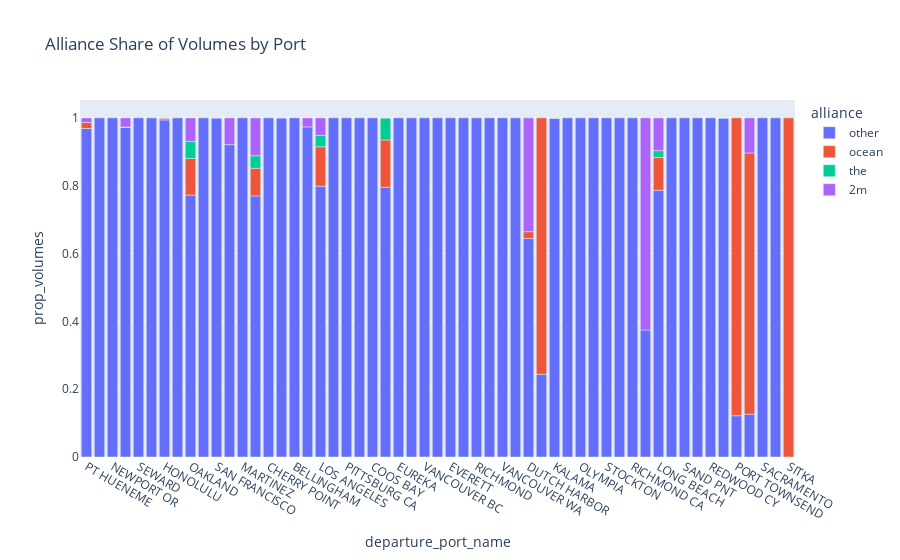

Notebook code cell kept with this figure:
### Code cell
df = (
    exports_lf
    #group by alliance and port
    .group_by('alliance', 'departure_port_name')
    .agg(pl.col('teus').sum())
    .with_columns((pl.col('teus')/pl.col('teus').sum().over('departure_port_name')).alias('prop_volumes'))
    .collect()
)

px.bar(
    df, x='departure_port_name', y='prop_volumes',
    color='alliance',
    title='Alliance Share of Volumes by Port')

### Figure 1 — Plotly figure (JSON) as saved in the notebook; plotly's stock layout.template omitted (floating-point values rounded to 4 significant figures)
{"data": [{"alignmentgroup": "True", "hovertemplate": "alliance=other<br>departure_port_name=%{x}<br>prop_volumes=%{y}<extra></extra>", "legendgroup": "other", "marker": {"color": "#636efa", "pattern": {"shape": ""}}, "name": "other", "offsetgroup": "other", "orientation": "v", "showlegend": true, "textposition": "auto", "type": "bar", "x": ["PT HUENEME", "CROCKETT", "NEWPORT OR", "PORTLAND OR", "SEWARD", "EL SEGUNDO", "HONOLULU", "ABERDEEN", "OAKLAND", "PITTSBURG", "SAN FRANCISCO", "BENICIA", "MARTINEZ", "SEATTLE", "CHERRY POINT", "SAN DIEGO", "BELLINGHAM", "ANCHORAGE", "LOS ANGELES", "PORT ANGELES", "PITTSBURG CA", "FERNDALE", "COOS BAY", "TACOMA", "EUREKA", "SELBY", "VANCOUVER BC", "ANACORTES", "EVERETT", "VALDEZ", "RICHMOND", "KETCHIKAN", "VANCOUVER WA", "ASTORIA", "DUTCH HARBOR", "ONTARIO", "KALAMA", "ABERDEEN WA", "OLYMPIA", "AFOGNAK", "STOCKTON", "KAHULUI", "RICHMOND CA", "KODIAK", "LONG BEACH", "WHITTIER", "SAND PNT", "HILO", "REDWOOD CY", "LONGVIEW", "PORT TOWNSEND", "DUTCH HBR", "SACRAMENTO", "NIKISKI"], "xaxis": "x", "y": [0.9688, 1, 1, 0.9717, 1, 1, 0.994, 1, 0.7722, 1, 0.9996, 0.9209, 1, 0.7696, 1, 0.9999, 1, 0.9733, 0.7986, 1, 1, 1, 1, 0.7953, 1, 1, 1, 1, 1, 1, 1, 1, 1, 1, 0.6442, 0.2438, 0.9992, 1, 1, 1, 1, 1, 1, 0.3746, 0.7864, 1, 1, 1, 1, 0.9997, 0.1217, 0.1263, 1, 1], "yaxis": "y"}, {"alignmentgroup": "True", "hovertemplate": "alliance=ocean<br>departure_port_name=%{x}<br>prop_volumes=%{y}<extra></extra>", "legendgroup": "ocean", "marker": {"color": "#EF553B", "pattern": {"shape": ""}}, "name": "ocean", "offsetgroup": "ocean", "orientation": "v", "showlegend": true, "textposition": "auto", "type": "bar", "x": ["LONGVIEW", "TACOMA", "LONG BEACH", "ONTARIO", "PT HUENEME", "SEATTLE", "SITKA", "PORTLAND OR", "HONOLULU", "DUTCH HBR", "SAN DIEGO", "SAN FRANCISCO", "OAKLAND", "PORT TOWNSEND", "LOS ANGELES", "DUTCH HARBOR", "KALAMA"], "xaxis": "x", "y": [9.859e-05, 0.1396, 0.09708, 0.7562, 0.01741, 0.08173, 1, 0.001224, 0.005677, 0.7701, 7.453e-05, 0.0004346, 0.108, 0.8783, 0.1161, 0.02015, 0.0001992], "yaxis": "y"}, {"alignmentgroup": "True", "hovertemplate": "alliance=the<br>departure_port_name=%{x}<br>prop_volumes=%{y}<extra></extra>", "legendgroup": "the", "marker": {"color": "#00cc96", "pattern": {"shape": ""}}, "name": "the", "offsetgroup": "the", "orientation": "v", "showlegend": true, "textposition": "auto", "type": "bar", "x": ["SEATTLE", "KALAMA", "HONOLULU", "LOS ANGELES", "TACOMA", "LONG BEACH", "OAKLAND", "LONGVIEW"], "xaxis": "x", "y": [0.03692, 0.0004788, 1.585e-05, 0.03368, 0.06474, 0.01988, 0.05079, 0.0001972], "yaxis": "y"}, {"alignmentgroup": "True", "hovertemplate": "alliance=2m<br>departure_port_name=%{x}<br>prop_volumes=%{y}<extra></extra>", "legendgroup": "2m", "marker": {"color": "#ab63fa", "pattern": {"shape": ""}}, "name": "2m", "offsetgroup": "2m", "orientation": "v", "showlegend": true, "textposition": "auto", "type": "bar", "x": ["PORTLAND OR", "KODIAK", "LONG BEACH", "BENICIA", "SEATTLE", "TACOMA", "LOS ANGELES", "KALAMA", "OAKLAND", "HONOLULU", "DUTCH HBR", "DUTCH HARBOR", "ANCHORAGE", "PT HUENEME"], "xaxis": "x", "y": [0.02707, 0.6254, 0.09663, 0.07906, 0.1117, 0.0003638, 0.05159, 0.0001326, 0.06899, 0.0003068, 0.1036, 0.3357, 0.02674, 0.01382], "yaxis": "y"}], "layout": {"barmode": "relative", "legend": {"title": {"text": "alliance"}, "tracegroupgap": 0}, "title": {"text": "Alliance Share of Volumes by Port"}, "xaxis": {"anchor": "y", "domain": [0, 1], "title": {"text": "departure_port_name"}}, "yaxis": {"anchor": "x", "domain": [0, 1], "title": {"text": "prop_volumes"}}}}
